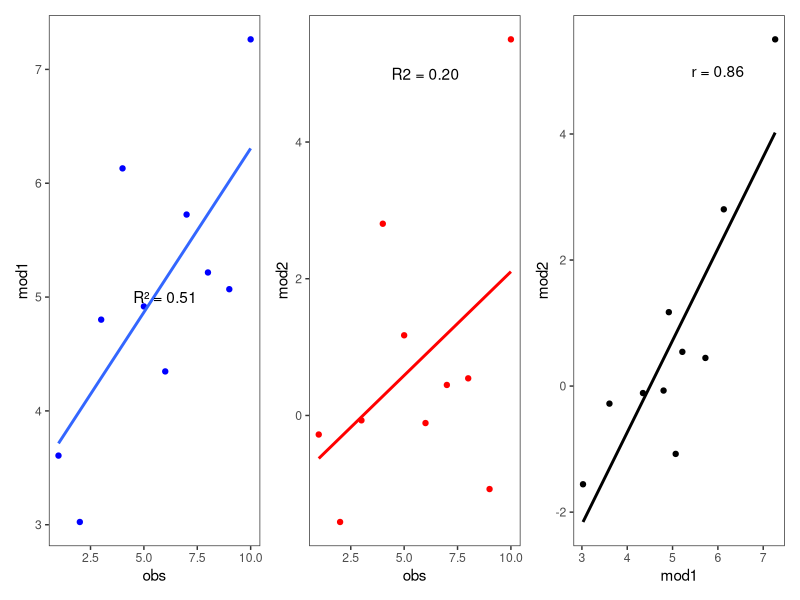
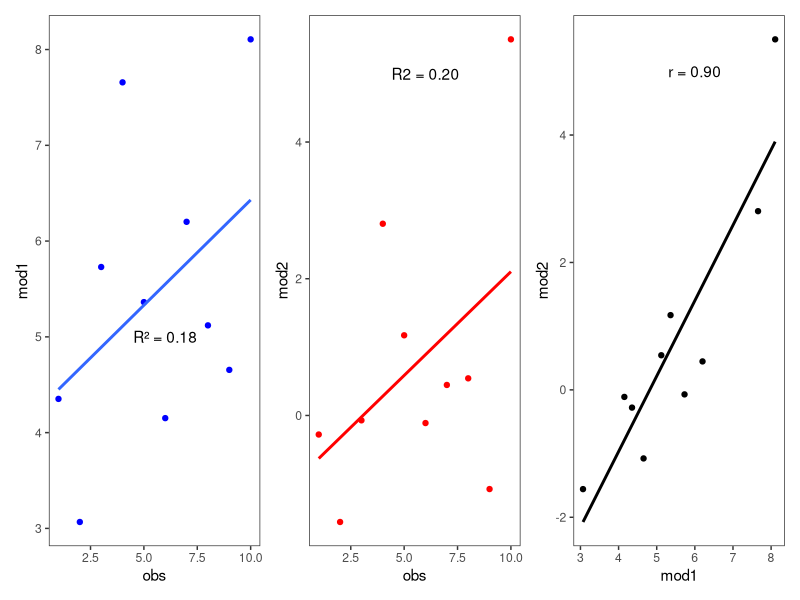
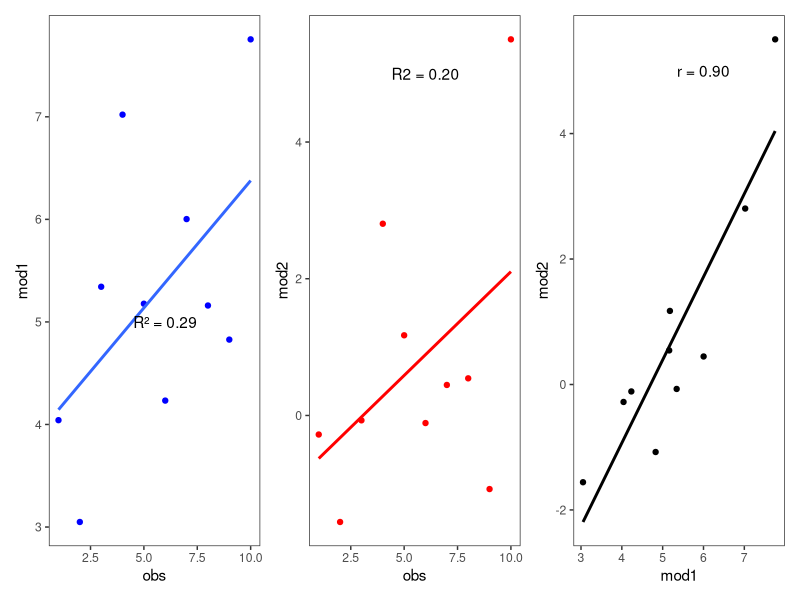

The R source for these figures, in order:
# ==============================================================================
# Script: 04.6_discrepancy_analysis.R
# Project: Farm Size Prediction Across Sub-Saharan Africa
# Purpose: Analyze discrepancies between target country TPS and cross-country RF
#
# Authors: Deo, Joao, Robert, Fred
# Code documentation: Claude (Anthropic) - February 2026
# ==============================================================================


require(tidyverse)
require(patchwork)
# First, correlation between datasets is not STRICTLY additive: this is not an explanation. But a description of what happened

a <- 1:10
old_diff <- 0
large_table <- data.frame()
for(i in 10:30){
  set.seed(2025)
  b <- 2 + 0.5 * a  - 0.01 * a^2 + rnorm(length(a),  0, 0.1 * i)
  print(paste0('========== i = ', i, ' ========'))
  for(j in 1:10){
    print(paste0('--------- j = ', j, ' --------'))
    c <- exp(b) / 1000  + rnorm(length(a), 0, 0.1 * j)
    cor_ab <- cor(a, b)
    cor_ac <- cor(a, c)
    cor_bc <- cor(b, c)
    print(paste0('cor (a, b) =', cor_ab))
    print(paste0('cor (a, c) =', cor_ac))
    print(paste0('cor (b, c) =', cor_bc))
    
    new_diff <- cor_bc - cor_ac
    new_set <- c(i = i, j = j, diff = new_diff)
    large_table <- bind_rows(large_table, c(new_set, cor_ab = cor_ab, cor_ac = cor_ac, cor_bc = cor_bc) )
    print(paste0('new_diff is  ', new_diff))
    ifelse(i == 1 & j == 1, old_set <- new_set, ab <- 10) # initialize old_diff
    
    ifelse(new_diff > old_diff, best_diff <- new_diff, best_diff <- old_diff)
    ifelse((best_diff == new_diff && cor_ab > 0.7), best_set <- new_set, best_set <- old_set)
    old_set <- best_set; old_diff <- best_diff
  }
}
print(best_set)

# visualize 
my_exple <- data.frame(i = c(18, 30, 25), j = 9)
for(ind in 1:nrow(my_exple)){
  set.seed(2025)
  print(paste0('---------- case', ind, ' -------------'))
  i = my_exple$i[ind]; j = my_exple$j[ind]
  bi <- 2 + 0.5 * a  - 0.01 * a^2 + rnorm(length(a),  0, 0.1 * i)
  ci <- exp(b) / 1000  + rnorm(length(a), 0, 0.1 * j)
  df <- data.frame(obs = a, mod1 = bi, mod2 = ci) 
  range(bi); range(ci)
  cor(a, bi); cor(a, ci); cor(bi, ci)
  # with(df, plot(obs, mod1))
  # with(df, plot(obs, mod2))
  # with(df, plot(mod1, mod2))
  
  P01 <- ggplot(df, aes(obs, mod1)) + 
    geom_point(colour = 'blue') + 
    geom_smooth(method = lm, se = F) + 
    annotate('text', x = 6, y = 5, label = sprintf('R² = %.2f', cor(df$obs, df$mod1)^2)) + 
    theme_test()
  
  P02 <- ggplot(df, aes(obs, mod2)) + 
    geom_point(colour = 'red') + 
    geom_smooth(method = lm, se = F, colour = 'red') + 
    annotate('text', x = 6, y = 5, label = sprintf('R2 = %.2f', cor(df$obs, df$mod2)^2)) +
    theme_test()
  
  P03 <- ggplot(df, aes(mod1, mod2)) + 
    geom_point(colour = 'black') + 
    geom_smooth(method = lm, se = F, colour = 'black') + 
    annotate('text', x = 6, y = 5, label = sprintf('r = %.2f', cor(df$mod1, df$mod2))) +
    theme_test()
  print(P01 + P02 + P03)
}
